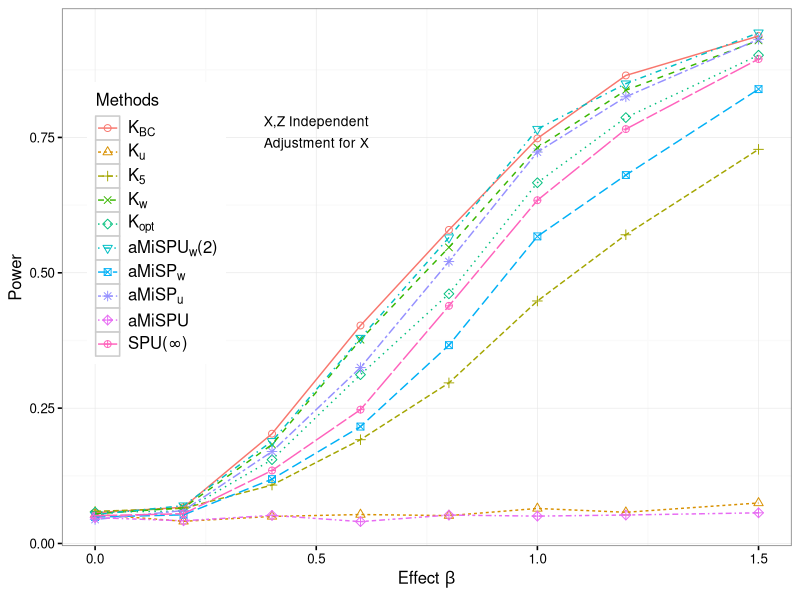

Recreate this plot in R.
setwd("/Users/chong/Google Drive/SWAK/simulation/swak-10-27/results")

library(xtable)
##
library(ggplot2)
res = read.table("sim17.txt",sep=",")
res[,3] = factor(rep(1:10,times = 8),levels =  1:10)

## create the plot
base_size = 12
base_family = ""
p1 = ggplot(res, aes(x=x, y=power,group = Methods, color = Methods,shape = Methods,linetype = Methods))+ annotate("text", x = 0.5, y = 0.78, label = "X,Z Independent", size = 3.5) +
annotate("text", x = 0.5, y = 0.74, label = "Adjustment for X", size = 3.5) +
scale_shape_manual(values=1:nlevels(res$Methods),breaks = levels(res$Methods),
labels = c(expression(K[BC]),expression(K[u]),expression(K[5]),expression(K[w]),expression(K[opt]),expression(paste(aMiSPU[w],"(2)",sep="")),expression(aMiSP[w]),expression(aMiSP[u]),"aMiSPU",expression(paste("SPU(",infinity,")",sep=""))))+ labs(x=expression(paste("Effect ", beta,sep="")), y="Power")+
geom_point(size = 2) + geom_line(lwd = 0.5) + scale_colour_discrete(breaks = levels(res$Methods),
labels =c(expression(K[BC]),expression(K[u]),expression(K[5]),expression(K[w]),expression(K[opt]),expression(paste(aMiSPU[w],"(2)",sep="")),expression(aMiSP[w]),expression(aMiSP[u]),"aMiSPU",expression(paste("SPU(",infinity,")",sep=""))))+ scale_linetype_discrete(breaks = levels(res$Methods),
labels = c(expression(K[BC]),expression(K[u]),expression(K[5]),expression(K[w]),expression(K[opt]),expression(paste(aMiSPU[w],"(2)",sep="")),expression(aMiSP[w]),expression(aMiSP[u]),"aMiSPU",expression(paste("SPU(",infinity,")",sep="")))) + guides(Methods = guide_legend(ncol = 6, byrow = TRUE)) +theme_grey(base_size = base_size, base_family = base_family) %+replace%
theme(legend.position=c(0.13, .6),legend.text.align = 0 ,axis.text = element_text(size = rel(0.8)), axis.ticks = element_line(colour = "black"),
legend.key = element_rect(colour = "grey80"), panel.background = element_rect(fill = "white",
colour = NA), panel.border = element_rect(fill = NA,
colour = "grey50"), panel.grid.major = element_line(colour = "grey90",
size = 0.2), panel.grid.minor = element_line(colour = "grey98",
size = 0.5), strip.background = element_rect(fill = "grey80",
colour = "grey50", size = 0.2))

p1




